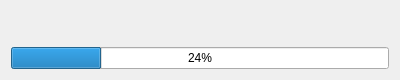
<?xml version="1.0" encoding="UTF-8"?>
<ui version="4.0">
 <class>Dprogress</class>
 <widget class="QDialog" name="Dprogress">
  <property name="geometry">
   <rect>
    <x>0</x>
    <y>0</y>
    <width>400</width>
    <height>80</height>
   </rect>
  </property>
  <property name="minimumSize">
   <size>
    <width>400</width>
    <height>80</height>
   </size>
  </property>
  <property name="maximumSize">
   <size>
    <width>400</width>
    <height>80</height>
   </size>
  </property>
  <property name="windowTitle">
   <string>Dialog</string>
  </property>
  <layout class="QVBoxLayout" name="verticalLayout">
   <item>
    <widget class="QLabel" name="label">
     <property name="text">
      <string/>
     </property>
    </widget>
   </item>
   <item>
    <widget class="QProgressBar" name="progressBar">
     <property name="value">
      <number>24</number>
     </property>
    </widget>
   </item>
  </layout>
 </widget>
 <resources/>
 <connections/>
 <slots>
  <slot>test()</slot>
 </slots>
</ui>
